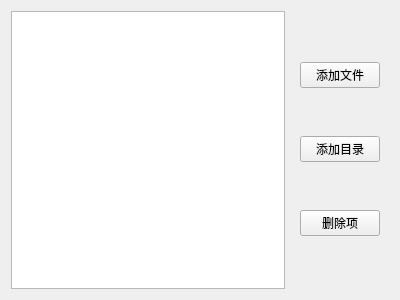
<?xml version="1.0" encoding="UTF-8"?>
<ui version="4.0">
 <class>ExportDataListWindow</class>
 <widget class="QWidget" name="ExportDataListWindow">
  <property name="geometry">
   <rect>
    <x>0</x>
    <y>0</y>
    <width>400</width>
    <height>300</height>
   </rect>
  </property>
  <property name="windowTitle">
   <string>ExportDataListWindow</string>
  </property>
  <layout class="QHBoxLayout" name="horizontalLayout">
   <item>
    <widget class="QListWidget" name="dataListWidget"/>
   </item>
   <item>
    <widget class="QWidget" name="widget" native="true">
     <layout class="QVBoxLayout" name="verticalLayout">
      <item>
       <widget class="QPushButton" name="addFileBtn">
        <property name="text">
         <string>添加文件</string>
        </property>
       </widget>
      </item>
      <item>
       <widget class="QPushButton" name="addDirBtn">
        <property name="text">
         <string>添加目录</string>
        </property>
       </widget>
      </item>
      <item>
       <widget class="QPushButton" name="removeItemBtn">
        <property name="text">
         <string>删除项</string>
        </property>
       </widget>
      </item>
     </layout>
    </widget>
   </item>
  </layout>
 </widget>
 <resources/>
 <connections/>
</ui>
